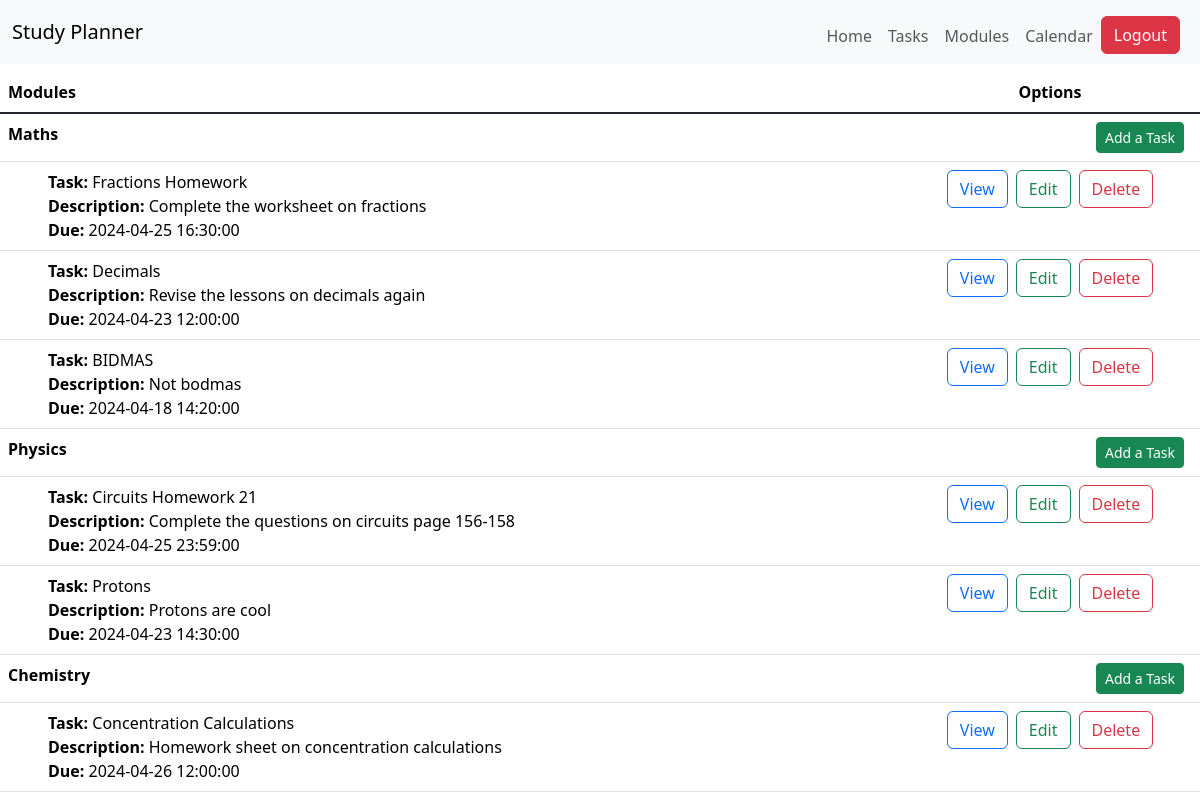
/tasks (signed in), run on an earlier commit of the app's database.
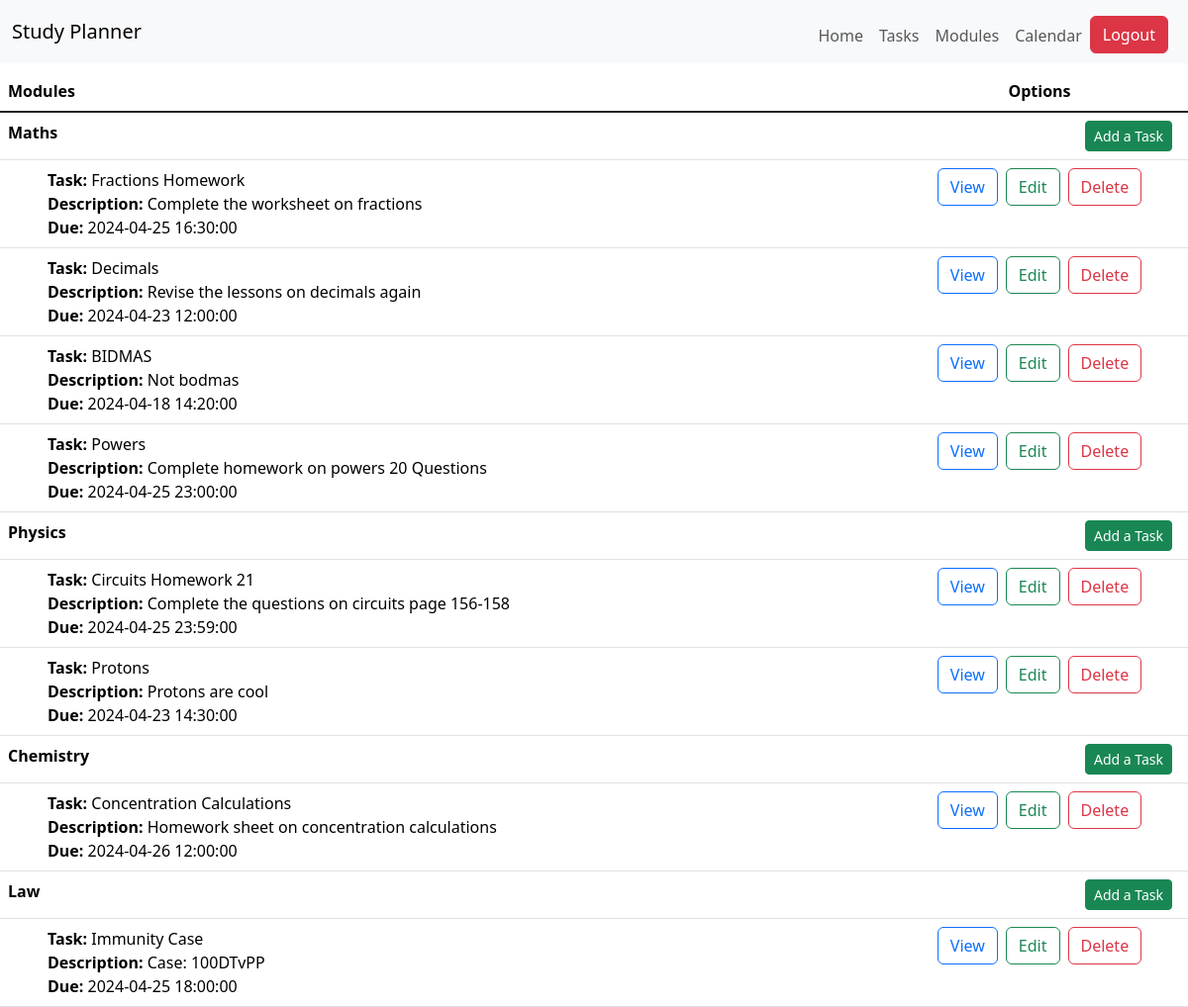
And on a later commit of the database.
### StudyPlanner/models.py (models this page shows)
class Module(db.Model):
    id = db.Column(db.Integer, primary_key=True)
    user = db.Column(db.Integer, db.ForeignKey('user.id'))
    creation_date = db.Column(db.DateTime, default= datetime.datetime.now(datetime.UTC))
    name = db.Column(db.String(100), nullable=False)
    tasks = db.relationship('Task', backref='module_tasks', primaryjoin="Module.id==Task.module", cascade="all, delete")
    events = db.relationship('Event', backref='module_events', primaryjoin="Module.id==Event.module", cascade="all, delete")

class Task(db.Model):
    id = db.Column(db.Integer, primary_key=True)
    user = db.Column(db.Integer, db.ForeignKey('user.id'))
    module = db.Column(db.Integer, db.ForeignKey('module.id', ondelete="CASCADE"))
    event = db.Column(db.Integer, db.ForeignKey('event.id'))
    name = db.Column(db.String(100), nullable=False)
    description = db.Column(db.String(256), nullable=False)
    creation_date = db.Column(db.DateTime, default= datetime.datetime.now(datetime.UTC))
    due_date = db.Column(db.DateTime, nullable=False)
    events = db.relationship('Event', backref='events', primaryjoin="Task.id==Event.task", cascade="all, delete")

### StudyPlanner/core.py (the view)
@bp.route("/tasks")
def tasksPage():
    user = current_user
    modules = user.modules
    return render_template("core/tasks.html", user=user, modules=modules)

### StudyPlanner/__init__.py (called while the page is built)
def create_app():
    app = Flask(__name__)
    app.config['SECRET_KEY'] = 'd71da3aa16a41e7005859041a8063229c1e84514118c8a41b0a03438225499e6'
    app.config['SQLALCHEMY_DATABASE_URI'] = 'sqlite:///db.sqlite'
    db.init_app(app)
    with app.app_context():
        db.create_all()
    from StudyPlanner import auth, core
    app.register_blueprint(auth.bp)
    app.register_blueprint(core.bp)
    login_manager = LoginManager()
    login_manager.login_view = 'auth.login'
    login_manager.init_app(app)
    @login_manager.user_loader
    def load_user(user_id):
        return User.query.get(int(user_id))
    return app

### StudyPlanner/templates/core/tasks.html (shortened to what this page needs)
{% extends "base.html" %}
{% block content %}
<table class="vw-100 table fixed-table-body mt-2">
    <thead>
        <tr>
            <th style="width: 75%;">Modules</th>
            <th colspan="2" class="text-center">Options</th>
        </tr>
    </thead>
    <tbody class="table-group-divider">
        {% for module in modules %}
            <tr>
                <th colspan="2">{{ module.name}}</th>
                <th class="text-end">
                    <div class="d-none d-md-block">
                        <a href="{{ url_for('core.addTask', module_id=module.id ) }}" type="button" class="btn btn-sm btn-success me-2">
                            Add a Task
                        </a>
                    </div>
                </th>
            </tr>
            {% for task in module.tasks %}
            <tr>
                <td class="ps-5"><strong>Task:</strong> {{ task.name }} <br> <strong>Description:</strong> {{ task.description }} <br> <strong>Due:</strong> {{ task.due_date }} </td>
                <td colspan="2">
                    <div class="d-none d-lg-flex align-items-center justify-content-center">
                        <a href="#" class="btn btn-outline-primary mx-1">
                            View
                        </a>
                        <a class="btn btn-outline-success mx-1" href="{{ url_for('core.editTask', id=task.id, author=task.user) }}">
                            Edit
                        </a>
                        <a class="btn btn-outline-danger mx-1" href="{{ url_for('core.deleteTask', id=task.id, author=task.user) }}">
                            Delete
                        </a>
                    </div>
                </td>
            </tr>
            {% endfor %}
        {% endfor %}
    </tbody>
</table>
{% endblock %}

### StudyPlanner/templates/base.html (shortened to what this page needs)
<!doctype html>
<html lang="en">
  <head>
    <link href="https://cdn.jsdelivr.net/npm/bootstrap@5.3.3/dist/css/bootstrap.min.css" rel="stylesheet">
    <link rel="stylesheet" href="https://cdn.jsdelivr.net/npm/bootstrap-icons@1.11.3/font/bootstrap-icons.min.css">
    <nav class="navbar navbar-expand-lg bg-body-tertiary">
        <div class="container-fluid">
          <a class="navbar-brand" href="/">Study Planner</a>
          <div class="collapse navbar-collapse mt-2" id="navbarNavAltMarkup">
            <div class="navbar-nav ms-auto me-2">
              {% if current_user.is_authenticated %}
              <a class="nav-link" aria-current="page" href="/">Home</a>
              <a class="nav-link" href="{{ url_for('core.tasksPage')}}">Tasks</a>
              <a class="nav-link" href="{{ url_for('core.modulesPage')}}">Modules</a>
              <a class="nav-link" href="{{ url_for('core.calendarPage')}}">Calendar</a>
              <div>
                <a class="btn btn-danger" href="{{ url_for('auth.logout')}}">Logout</a>
              </div>
              {% endif %}
            </div>
          </div>
        </div>
      </nav>
  </head>
  <body style="height: 100vh;">
    {% block content %}
    {% endblock %}
  </body>
</html>

What changed in the data, as far as the page shows it:
added Task: name "Powers", description "Complete homework on powers 20 Questions", due_date "2024-04-25 23:00:00", shown under Module "Maths"
added Module: name "Law"
added Task: name "Immunity Case", description "Case: 100DTvPP", due_date "2024-04-25 18:00:00", shown under "Law"
